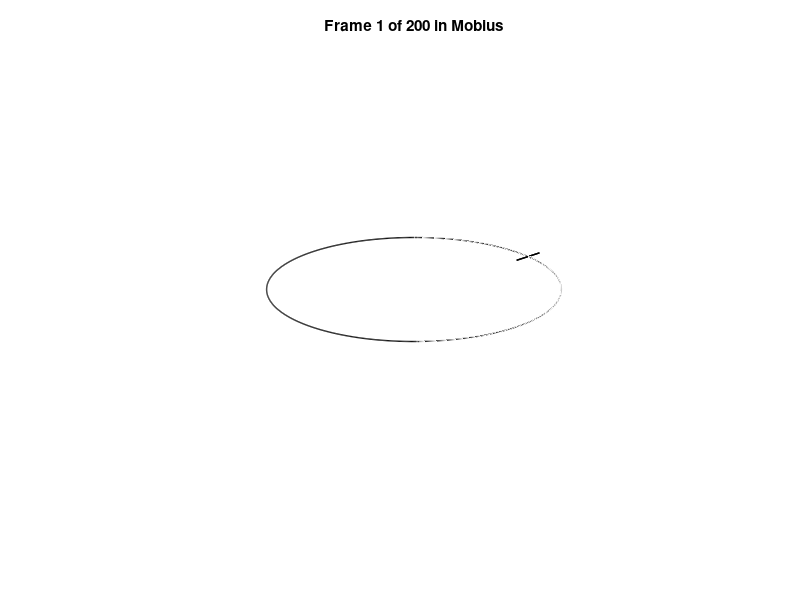

Write the MATLAB code that produced this figure. (Note: this script raises an error after producing the figure.)
% 设置参数
t = linspace(0, 2*pi, 1000); % 在0到2*pi之间创建一组均匀分布的时间步骤，用于绘制在XOY平面内的黑色细线圆
R = 1; % 莫比乌斯带的主半径
r = 0.1; % 莫比乌斯带的半带宽
frames = 200; % 动画帧数

figure;
axis([-1.5 1.5 -1.5 1.5 -0.5 0.5]); 
axis off; 
view(3); 
hold on;

% 绘制在XOY平面内的黑色细线圆
plot3(R * cos(t), R * sin(t), zeros(size(t)), 'k', 'LineWidth', 1);

filename = '6.1.gif';

for frame = 1:frames
    % 计算当前帧的角度
    theta = 2*pi*frame/frames;

    % 莫比乌斯上条带的参数方程
    x_up = (R + r*cos(0.5*theta)) .* cos(theta);
    y_up = (R + r*cos(0.5*theta)) .* sin(theta);
    z_up = r*sin(0.5*theta);

    % 莫比乌斯下条带的参数方程
    x_low = (R - r*cos(0.5*theta)) .* cos(theta);
    y_low = (R - r*cos(0.5*theta)) .* sin(theta);
    z_low = -r*sin(0.5*theta);
    
    % 绘制连接线
    plot3([x_up(1), x_low(1)], [y_up(1), y_low(1)], [z_up(1), z_low(1)], 'k', 'LineWidth', 1);
    plot3([x_up(end), x_low(end)], [y_up(end), y_low(end)], [z_up(end), z_low(end)], 'k', 'LineWidth', 1);

    % 添加帧数标题
    title(['Frame ', num2str(frame), ' of ', num2str(frames) ' in Mobius']);

    % 保存当前帧到gif文件
    frame_image = getframe(gcf);
    im = frame2im(frame_image);
    [imind, cm] = rgb2ind(im, 256);
    
    if frame == 1
        imwrite(imind, cm, filename, 'gif', 'Loopcount', inf, 'DelayTime', 0.05);
    else
        imwrite(imind, cm, filename, 'gif', 'WriteMode', 'append', 'DelayTime', 0.05);
    end
end

% 关闭图形窗口
close(gcf);
















